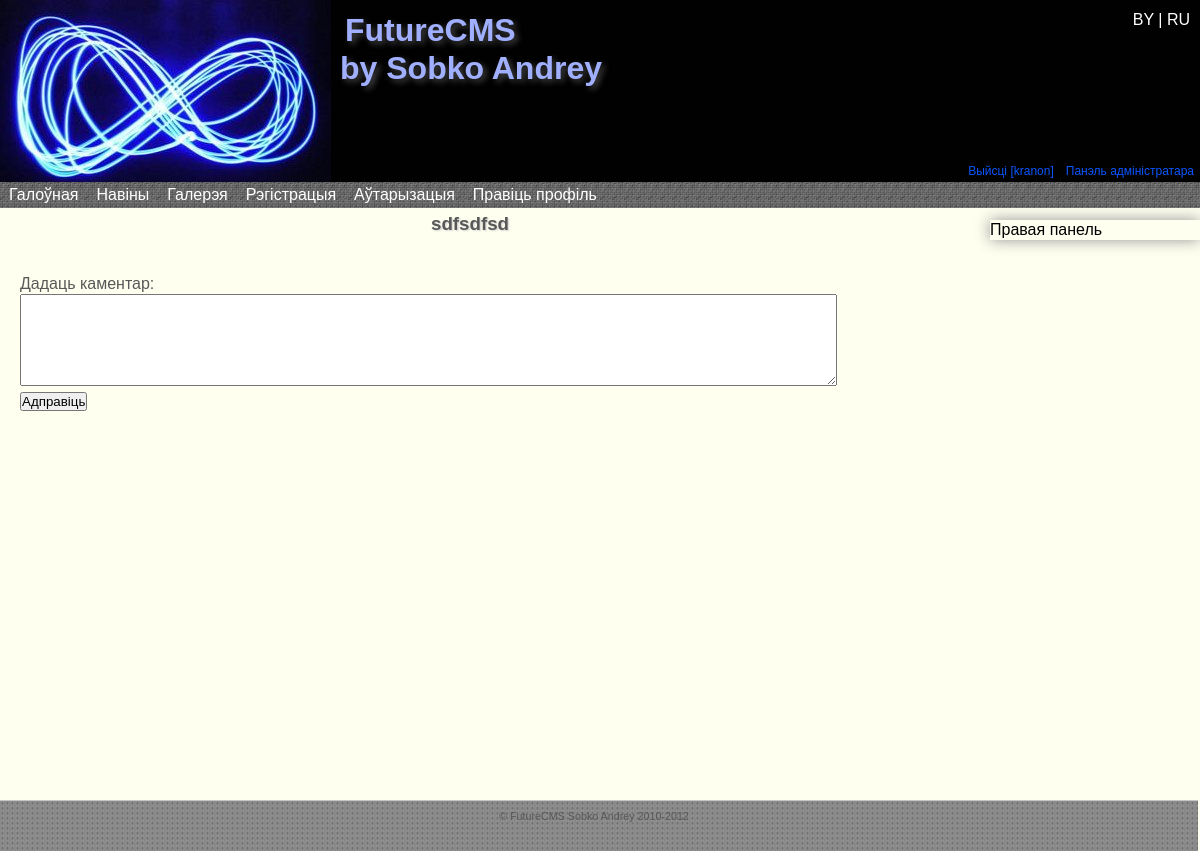
The page /read_news.php?id=6 (signed in) on the database its author committed.
### tables this page shows
CREATE TABLE IF NOT EXISTS `settings` (
  `id` int(11) NOT NULL AUTO_INCREMENT,
  `siteName` varchar(300) NOT NULL,
  `siteHeader` varchar(300) NOT NULL,
  `siteFooter` varchar(300) NOT NULL,
  `metaTitle` varchar(300) NOT NULL,
  `metaKeywords` varchar(300) NOT NULL,
  `metaDescription` varchar(300) NOT NULL,
  `metaCharset` varchar(300) NOT NULL,
  PRIMARY KEY (`id`)
);

CREATE TABLE IF NOT EXISTS `menu` (
  `id` int(11) NOT NULL AUTO_INCREMENT,
  `num` int(11) NOT NULL,
  `lang1` varchar(50) NOT NULL,
  `lang2` varchar(50) NOT NULL,
  `link` text NOT NULL,
  `published` int(11) NOT NULL DEFAULT '0',
  `in` int(2) NOT NULL DEFAULT '0',
  PRIMARY KEY (`id`)
);

CREATE TABLE IF NOT EXISTS `news` (
  `id` int(11) NOT NULL AUTO_INCREMENT,
  `caption_lang1` varchar(200) NOT NULL,
  `caption_lang2` varchar(200) NOT NULL,
  `text_lang1` text NOT NULL,
  `text_lang2` text NOT NULL,
  `date` datetime NOT NULL,
  PRIMARY KEY (`id`)
);

CREATE TABLE IF NOT EXISTS `page` (
  `id` int(11) NOT NULL AUTO_INCREMENT,
  `lang1` varchar(150) NOT NULL,
  `lang2` varchar(150) NOT NULL,
  `link` varchar(200) NOT NULL,
  `text_lang1` longtext NOT NULL,
  `text_lang2` longtext NOT NULL,
  `in_menu` int(11) NOT NULL DEFAULT '0',
  PRIMARY KEY (`id`)
);

### core/config.php (called while the page is built, shortened)
<?php
include 'classes/base.class.php';
$db = new DataBase('localhost','root','root');
$db->SelectDataBase('future_cms');
$sql="SELECT `id`,`siteName`,`siteHeader`,`siteFooter`,`metaTitle`,`metaKeywords`,`metaDescription`,`metaCharset` FROM `settings`";
$res=$db->query($sql);
while ($row = mysql_fetch_array($res)){
	$site['lang'.$row['id']]=array(
			'name'=>$row['siteName'],
			'header'=>$row['siteHeader'],
			'footer'=>$row['siteFooter']
		);
}
$site['version']='12.13.5';
?>

### read_news.php (the view, shortened to what this page needs)
<?php session_start();
include 'core/config.php';
if ($_SESSION['lang']=='lang2'){ $lang='lang2'; }
else { $lang='lang1'; }
$header=$site[$lang]['header'];
if ($lang=='lang1') $name='Навiны';
else $name='Новости';
$footer=$site[$lang]['footer'];
$word=$db->WordsTranslate($lang);
$news_id=$_GET['id'];
if ((settype($news_id,int))|($news_id>=0)){
	if ($news_id==0){
	}
	else{
		$result = $db->query("SELECT `id` FROM `news` WHERE `id`='".$news_id."';");
		if (mysql_num_rows($result)==0){
			$error = 'Новости с таким ID не существует!';
		}
		else{
			$sql="SELECT `caption_".$lang."`, `text_".$lang."` FROM `news` WHERE `id`=".$news_id;
			$result = $db->query($sql);
			while ($row = mysql_fetch_array($result, MYSQL_BOTH)){
				$name=$row['caption_'.$lang];
			}
		}
	}
}
else{
	header('Location: index.php');
	exit;
}?>
<!DOCTYPE html PUBLIC "-//W3C//DTD XHTML 1.0 Strict//EN" "http://www.w3.org/TR/xhtml1/DTD/xhtml1-strict.dtd">
<html xmlns="http://www.w3.org/1999/xhtml">
<head>
    <link rel="stylesheet" href="design/style_main.css" type="text/css" media="screen, projection" />
	<link rel="stylesheet" href="design/droppy.css" type="text/css" media="screen, projection" />
</head>
<body>
    <div id="wrapper">
        <div id="header" align="left" class="head_grad">
            <div id="symbol">
                <a href="index.php"><img src="design/symbol.png" class="iePNG"/></a>
            </div>
			<div id="lang">
				<a href="core/lang1.php"> BY </a>|<a href="core/lang2.php"> RU </a>
			</div>
            <br /><h1><?php echo $header;?></h1><br />
            <div id="user">
               <?php
                    if ($_SESSION['login']==NULL){
                        echo '<a href="/Avtorizatsiya.php" id="ln">'.$word[1].'</a>
                        <a href="/Registratsiya.php">'.$word[2].'</a>';
                    }
                    else{
                        echo '<a href="core/logout.php"> '.$word[4].' ['.$_SESSION['login'].']</a>';
                    }
                    if (($_SESSION['group']=='1')|($_SESSION['group']=='2')){
                        echo '<a href="core/admin_p/">'.$word[3].'</a>';
                    }
                ?>
            </div>
        </div>
        <div id="middle">
            <div id="menu" class="menu_grad">
                <ul id="nav">
                    <?php $db->MenuRead($lang);?>
                </ul>
            </div>
            <div id="container">
                <div id="content">
                    <?php echo '<h3>'.$name.'</h3>';
                    if ($news_id==0){
						$db->ReadNews('all',$lang);
					}
					else{
						$db->ReadNewsText($news_id,$lang);
						if ($_SESSION['login']==NULL){
							echo $word[20].' <a href="Avtorizatsiya.php">'.$word[1].'</a> '.$word[21].' <a href="Registratsiya.php">'.$word[2].'</a>';
						}
						else{
							$sql="SELECT `id` FROM `users` WHERE `login`='".$_SESSION['login']."';";
							$res=$db->query($sql);
							while ($row = mysql_fetch_array($res, MYSQL_BOTH)){
								$curr_user_id=$row['id'];
							}
							echo '<div>
							'.$word[19].'<br />
								<form method="post" action="core/commentAdd.php">
								<textarea rows="6" cols="100" name="comment_text" ></textarea><br />
								<input type="hidden" name="curr_user_id" value="'.$curr_user_id.'">
								<input type="hidden" name="news_id" value="'.$news_id.'">
								<input type="submit" value="'.$word[18].'">
								</form>
							</div>';
						}
					}
                    ?>
                </div>
            </div>
            <?php include 'core/sideRight.php';?>
            </div>
            </div>
            <div id="footer" align="center">
            <?php
                echo $footer;
            ?>
        </div>
</body>
</html>

### core/classes/base.class.php (shortened to what this page needs)
<?php
class DataBase{
    private $host= '';
    private $user= '';
    private $pass= '';
    private $connection;
    public function __construct($host="",$user="",$pass=""){
        $this->host = $host;
        $this->user = $user;
        $this->pass = $pass;
    }
    public function connect(){
		$this->connection = mysql_connect($this->host,$this->user,$this->pass) or die("could not connect to DB");
        return $this->connection;
    }
	public static function query($sql){
		$res=mysql_query($sql) or die(mysql_error());
		return $res;
    }
    public function MenuRead($lang,$dir=''){
		if($this->connection){
			$sql="SELECT `id`,`num`,`link`,`".$lang."`,`in` FROM `menu` WHERE `published`='1' ORDER BY `num`;";
            $result = self::query($sql);
			while ($row = mysql_fetch_array($result, MYSQL_BOTH)){
				$menu[$row['num']]=array(
						'id'=>$row['id'],
						'in'=>$row['in'],
						'name'=>$row[$lang],
						'link'=>$row['link']
						);
			}
			foreach($menu as $val){
					if ($val['in']==0){
						echo '<li><a href="'.$val['link'].'">'.$val['name'].'</a>';
						echo '<ul>';
						echo '</ul></li>';
					}
				}
        }
    }
    public function WordsTranslate($lang){
		if($this->connection){
			$num=1;
			$sql="SELECT `".$lang."` FROM `language`";
			$result = self::query($sql);
			while ($row = mysql_fetch_array($result, MYSQL_BOTH)){
				$word[$num]=$row[$lang];
				$num++;
			}
			return $word;
        }
    }
}
?>

### core/sideRight.php
<?php
$sql="SELECT `text_".$lang."` FROM `page` WHERE `link`='RightSideBar'";
$result = $db->query($sql);
while ($row = mysql_fetch_array($result)){
	echo $row[0];
}
?>

### design/style_main.css (style rules this page uses)
* { margin: 0; padding: 0; }
html { height: 100%; }
body { font: 1em/1.250em Arial, Tahoma, Verdana, sans-serif; width: 100%; height: 100%; min-height:100%; background: #FFFFFF; position:relative; background-color: #FFFFF0; }
a { color: blue; outline: none; text-decoration: underline; }
p { margin: 0 5px 18px; }
img { border: none; }
input { vertical-align: middle; }
#wrapper { position: relative; width: 100%; min-width: 1000px; margin: 0 auto; padding: 0; min-height: 100%; height: auto !important; height: 100%; }
#header { position: relative; height: 185px; background-color: #010101; }
#header h1 { position: absolute; margin-left: 340px; color: #A1AFFF; text-shadow: #494949 0.1em 0.1em 0.2em; }
#user { float: right; margin-top: 120px; }
#user a { padding:3px 6px; font-size: 0.75em; color:#0956fe; text-decoration:none; }
#menu { position: relative; float: left; width: 100%; height: 25px; top:-6px; padding: 0 0 1px 0; color:#FFFFFF; z-index: 5; background-image: url('menu2.jpg'); }
#symbol { position: relative; float: left; }
#lang { position: relative; float: right; right: 10px; top:10px; color: #FFFFFF; z-index: 2; }
#lang a { color: #FFFFFF; text-decoration: none; }
#middle { width: 100%; padding: 0 0 100px; height: 1%; }
#middle:after { content: '.'; display: block; clear: both; visibility: hidden; height: 0; }
#container { width: 100%; float: left; overflow: hidden; }
#content { position: relative; float: left; padding: 40px 230px 0 20px; color: #585858; min-height:100%; width: 75%; }
#content h3 { position: relative; top: -40px; text-shadow: #D2D2D2 0.07em 0.07em 0.1em; text-align: center; }
#sideRight { position: absolute; float: right; width: 210px; top: 220px; right: 0px; box-shadow:#949494 0 0 15px; -moz-box-shadow:#949494 0 0 15px; -webkit-box-shadow:#949494 0 0 15px; }
#footer { position: relative; width: 99%; min-width: 990px; height: 40px; padding: 5px 10px 5px 0; background-image: url('footer.jpg'); color: #585858; font-size: 0.67em; border-top: #C5C5C5 solid 1px; }

### design/droppy.css (style rules this page uses)
#nav { display: block; margin: 0 0 10px 0; padding: 0; position: relative; }
#nav li { display: block; list-style: none; margin: 0; padding: 0; float: left; position: relative; }
#nav a { display: block; }
#nav a { text-decoration:none; color: white; font-size: 1em; padding: 3px 9px 3px 9px; margin-bottom: -1px; }

### rows shown on the page
settings: siteHeader "FutureCMS by Sobko Andrey", siteFooter "© FutureCMS Sobko Andrey 2010-2012"
menu: lang1 "Галоўная"
menu: lang1 "Навіны"
menu: lang1 "Галерэя"
menu: lang1 "Рэгістрацыя"
menu: lang1 "Аўтарызацыя"
menu: lang1 "Правіць профіль"
news: caption_lang1 "sdfsdfsd"
page: text_lang1 "Правая панель"

### other values the page prints
$word[4] "Выйсці"
$_SESSION['login'] "kranon"
$word[3] "Панэль адміністратара"
$word[19] "Дадаць каментар:"
